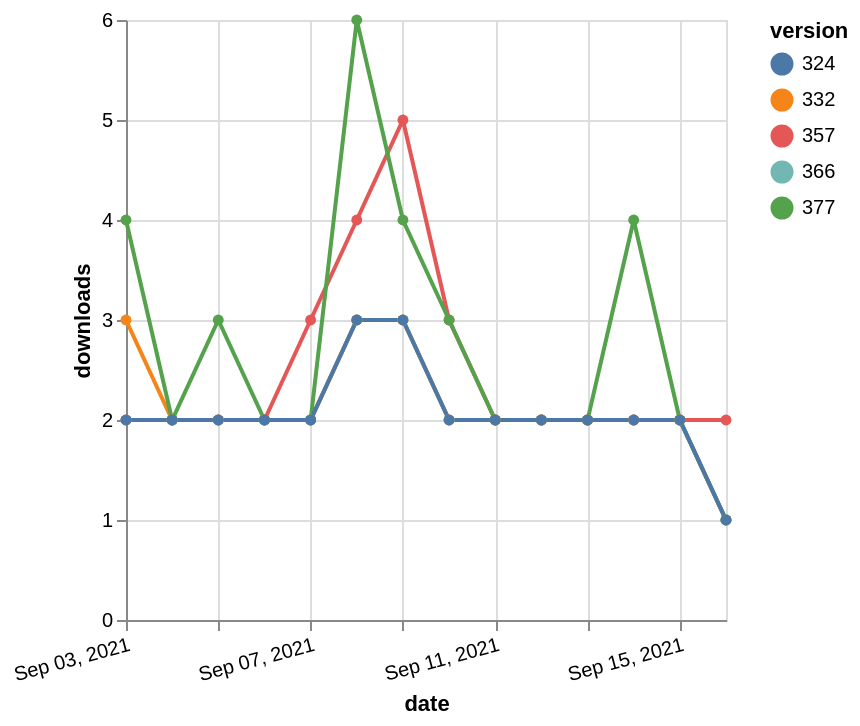

Express this chart as Vega-Lite.
### Vega-Lite specification from a JSON file in a GitHub repository (floating-point values rounded to 4 significant figures)
{"$schema": "https://vega.github.io/schema/vega-lite/v5.json", "description": "A simple bar chart with embedded data.", "data": {"values": [{"date": "2021-09-03", "total": 2346, "delta": 2, "version": "366"}, {"date": "2021-09-04", "total": 2348, "delta": 2, "version": "366"}, {"date": "2021-09-05", "total": 2350, "delta": 2, "version": "366"}, {"date": "2021-09-06", "total": 2352, "delta": 2, "version": "366"}, {"date": "2021-09-07", "total": 2354, "delta": 2, "version": "366"}, {"date": "2021-09-08", "total": 2357, "delta": 3, "version": "366"}, {"date": "2021-09-09", "total": 2360, "delta": 3, "version": "366"}, {"date": "2021-09-10", "total": 2362, "delta": 2, "version": "366"}, {"date": "2021-09-11", "total": 2364, "delta": 2, "version": "366"}, {"date": "2021-09-12", "total": 2366, "delta": 2, "version": "366"}, {"date": "2021-09-13", "total": 2368, "delta": 2, "version": "366"}, {"date": "2021-09-14", "total": 2370, "delta": 2, "version": "366"}, {"date": "2021-09-15", "total": 2372, "delta": 2, "version": "366"}, {"date": "2021-09-16", "total": 2373, "delta": 1, "version": "366"}, {"date": "2021-09-03", "total": 2944, "delta": 2, "version": "357"}, {"date": "2021-09-04", "total": 2946, "delta": 2, "version": "357"}, {"date": "2021-09-05", "total": 2948, "delta": 2, "version": "357"}, {"date": "2021-09-06", "total": 2950, "delta": 2, "version": "357"}, {"date": "2021-09-07", "total": 2953, "delta": 3, "version": "357"}, {"date": "2021-09-08", "total": 2957, "delta": 4, "version": "357"}, {"date": "2021-09-09", "total": 2962, "delta": 5, "version": "357"}, {"date": "2021-09-10", "total": 2965, "delta": 3, "version": "357"}, {"date": "2021-09-11", "total": 2967, "delta": 2, "version": "357"}, {"date": "2021-09-12", "total": 2969, "delta": 2, "version": "357"}, {"date": "2021-09-13", "total": 2971, "delta": 2, "version": "357"}, {"date": "2021-09-14", "total": 2973, "delta": 2, "version": "357"}, {"date": "2021-09-15", "total": 2975, "delta": 2, "version": "357"}, {"date": "2021-09-16", "total": 2977, "delta": 2, "version": "357"}, {"date": "2021-09-03", "total": 2771, "delta": 3, "version": "332"}, {"date": "2021-09-04", "total": 2773, "delta": 2, "version": "332"}, {"date": "2021-09-05", "total": 2775, "delta": 2, "version": "332"}, {"date": "2021-09-06", "total": 2777, "delta": 2, "version": "332"}, {"date": "2021-09-07", "total": 2779, "delta": 2, "version": "332"}, {"date": "2021-09-08", "total": 2782, "delta": 3, "version": "332"}, {"date": "2021-09-09", "total": 2785, "delta": 3, "version": "332"}, {"date": "2021-09-10", "total": 2787, "delta": 2, "version": "332"}, {"date": "2021-09-11", "total": 2789, "delta": 2, "version": "332"}, {"date": "2021-09-12", "total": 2791, "delta": 2, "version": "332"}, {"date": "2021-09-13", "total": 2793, "delta": 2, "version": "332"}, {"date": "2021-09-14", "total": 2795, "delta": 2, "version": "332"}, {"date": "2021-09-15", "total": 2797, "delta": 2, "version": "332"}, {"date": "2021-09-16", "total": 2798, "delta": 1, "version": "332"}, {"date": "2021-09-03", "total": 2397, "delta": 4, "version": "377"}, {"date": "2021-09-04", "total": 2399, "delta": 2, "version": "377"}, {"date": "2021-09-05", "total": 2402, "delta": 3, "version": "377"}, {"date": "2021-09-06", "total": 2404, "delta": 2, "version": "377"}, {"date": "2021-09-07", "total": 2406, "delta": 2, "version": "377"}, {"date": "2021-09-08", "total": 2412, "delta": 6, "version": "377"}, {"date": "2021-09-09", "total": 2416, "delta": 4, "version": "377"}, {"date": "2021-09-10", "total": 2419, "delta": 3, "version": "377"}, {"date": "2021-09-11", "total": 2421, "delta": 2, "version": "377"}, {"date": "2021-09-12", "total": 2423, "delta": 2, "version": "377"}, {"date": "2021-09-13", "total": 2425, "delta": 2, "version": "377"}, {"date": "2021-09-14", "total": 2429, "delta": 4, "version": "377"}, {"date": "2021-09-15", "total": 2431, "delta": 2, "version": "377"}, {"date": "2021-09-16", "total": 2432, "delta": 1, "version": "377"}, {"date": "2021-09-03", "total": 2534, "delta": 2, "version": "324"}, {"date": "2021-09-04", "total": 2536, "delta": 2, "version": "324"}, {"date": "2021-09-05", "total": 2538, "delta": 2, "version": "324"}, {"date": "2021-09-06", "total": 2540, "delta": 2, "version": "324"}, {"date": "2021-09-07", "total": 2542, "delta": 2, "version": "324"}, {"date": "2021-09-08", "total": 2545, "delta": 3, "version": "324"}, {"date": "2021-09-09", "total": 2548, "delta": 3, "version": "324"}, {"date": "2021-09-10", "total": 2550, "delta": 2, "version": "324"}, {"date": "2021-09-11", "total": 2552, "delta": 2, "version": "324"}, {"date": "2021-09-12", "total": 2554, "delta": 2, "version": "324"}, {"date": "2021-09-13", "total": 2556, "delta": 2, "version": "324"}, {"date": "2021-09-14", "total": 2558, "delta": 2, "version": "324"}, {"date": "2021-09-15", "total": 2560, "delta": 2, "version": "324"}, {"date": "2021-09-16", "total": 2561, "delta": 1, "version": "324"}]}, "width": "container", "mark": {"type": "line", "point": {"filled": true}}, "encoding": {"x": {"field": "date", "type": "temporal", "timeUnit": "yearmonthdate", "title": "date", "axis": {"labelAngle": -15}}, "y": {"field": "delta", "type": "quantitative", "title": "downloads"}, "color": {"field": "version", "type": "nominal"}, "tooltip": {"field": "delta"}}}
